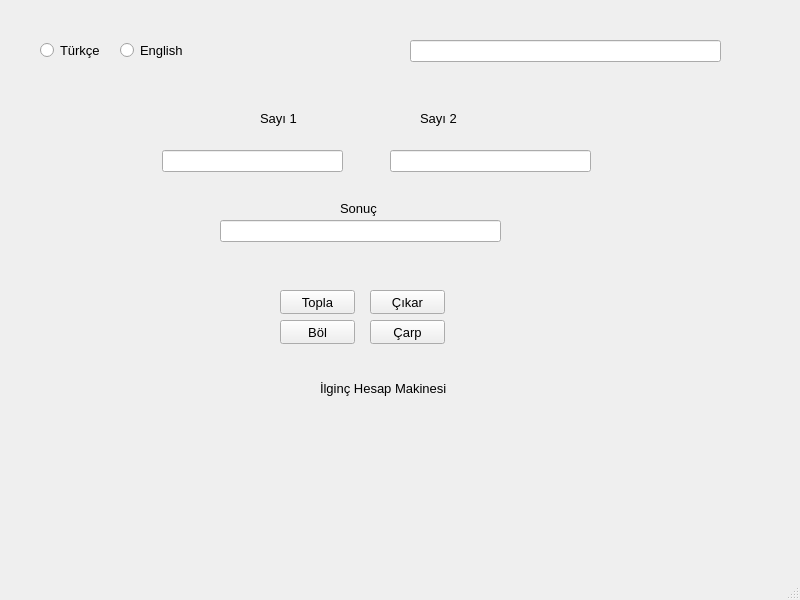
<?xml version="1.0" encoding="UTF-8"?>
<ui version="4.0">
 <class>MainWindow</class>
 <widget class="QMainWindow" name="MainWindow">
  <property name="geometry">
   <rect>
    <x>0</x>
    <y>0</y>
    <width>800</width>
    <height>600</height>
   </rect>
  </property>
  <property name="font">
   <font>
    <pointsize>10</pointsize>
    <italic>false</italic>
   </font>
  </property>
  <property name="windowTitle">
   <string>MainWindow</string>
  </property>
  <widget class="QWidget" name="centralwidget">
   <widget class="QLineEdit" name="num1">
    <property name="geometry">
     <rect>
      <x>162</x>
      <y>150</y>
      <width>181</width>
      <height>22</height>
     </rect>
    </property>
   </widget>
   <widget class="QLineEdit" name="num2">
    <property name="geometry">
     <rect>
      <x>390</x>
      <y>150</y>
      <width>201</width>
      <height>22</height>
     </rect>
    </property>
   </widget>
   <widget class="QLineEdit" name="res">
    <property name="geometry">
     <rect>
      <x>220</x>
      <y>220</y>
      <width>281</width>
      <height>22</height>
     </rect>
    </property>
   </widget>
   <widget class="QLabel" name="label">
    <property name="geometry">
     <rect>
      <x>260</x>
      <y>110</y>
      <width>49</width>
      <height>16</height>
     </rect>
    </property>
    <property name="text">
     <string>Sayı 1</string>
    </property>
   </widget>
   <widget class="QLabel" name="label_2">
    <property name="geometry">
     <rect>
      <x>420</x>
      <y>110</y>
      <width>49</width>
      <height>16</height>
     </rect>
    </property>
    <property name="text">
     <string>Sayı 2</string>
    </property>
   </widget>
   <widget class="QLabel" name="label_3">
    <property name="geometry">
     <rect>
      <x>340</x>
      <y>200</y>
      <width>49</width>
      <height>16</height>
     </rect>
    </property>
    <property name="text">
     <string>Sonuç</string>
    </property>
   </widget>
   <widget class="QPushButton" name="plus_button">
    <property name="geometry">
     <rect>
      <x>280</x>
      <y>290</y>
      <width>75</width>
      <height>24</height>
     </rect>
    </property>
    <property name="text">
     <string>Topla</string>
    </property>
   </widget>
   <widget class="QPushButton" name="division_button">
    <property name="geometry">
     <rect>
      <x>280</x>
      <y>320</y>
      <width>75</width>
      <height>24</height>
     </rect>
    </property>
    <property name="text">
     <string>Böl</string>
    </property>
   </widget>
   <widget class="QPushButton" name="substract_button">
    <property name="geometry">
     <rect>
      <x>370</x>
      <y>290</y>
      <width>75</width>
      <height>24</height>
     </rect>
    </property>
    <property name="text">
     <string>Çıkar</string>
    </property>
   </widget>
   <widget class="QPushButton" name="multiplication_button">
    <property name="geometry">
     <rect>
      <x>370</x>
      <y>320</y>
      <width>75</width>
      <height>24</height>
     </rect>
    </property>
    <property name="text">
     <string>Çarp</string>
    </property>
   </widget>
   <widget class="QLabel" name="label_4">
    <property name="geometry">
     <rect>
      <x>320</x>
      <y>380</y>
      <width>161</width>
      <height>16</height>
     </rect>
    </property>
    <property name="text">
     <string>İlginç Hesap Makinesi</string>
    </property>
   </widget>
   <widget class="QRadioButton" name="radioButton">
    <property name="geometry">
     <rect>
      <x>40</x>
      <y>40</y>
      <width>89</width>
      <height>20</height>
     </rect>
    </property>
    <property name="text">
     <string>Türkçe</string>
    </property>
   </widget>
   <widget class="QRadioButton" name="radioButton_2">
    <property name="geometry">
     <rect>
      <x>120</x>
      <y>40</y>
      <width>89</width>
      <height>20</height>
     </rect>
    </property>
    <property name="text">
     <string>English</string>
    </property>
   </widget>
   <widget class="QLineEdit" name="uyari">
    <property name="geometry">
     <rect>
      <x>410</x>
      <y>40</y>
      <width>311</width>
      <height>22</height>
     </rect>
    </property>
   </widget>
  </widget>
  <widget class="QMenuBar" name="menubar">
   <property name="geometry">
    <rect>
     <x>0</x>
     <y>0</y>
     <width>800</width>
     <height>24</height>
    </rect>
   </property>
  </widget>
  <widget class="QStatusBar" name="statusbar"/>
 </widget>
 <resources/>
 <connections/>
</ui>
